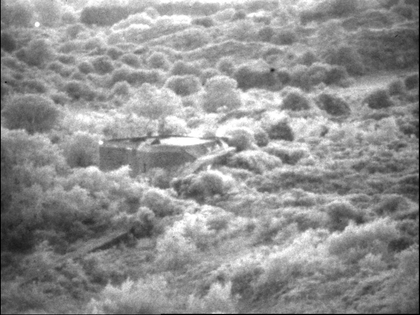
%> input picture 图像增强/Retinex增强/code/1vis.png, 420 x 315 px, shrunk from 768 x 576 before the run
$ octave MSR.m   (GNU Octave 9; MATLAB toolbox functions it lacks are replaced by stand-ins)
%> lines starting %> are read from the running program, lines starting %| are printed output that depends on the picture
f=imread('1vis.png');
%> f is the input picture: size 315x420x3 uint8; min 0, max 255, mean 145


mr=im2double(f);
n=141;%定义模板大小。 kid=141；
n1=floor((n+1)/2);%确定中心

a1=60; %定义标准差（尺度） kid=60；
for i=1:n
for j=1:n
b(i,j) =exp(-((i-n1)^2+(j-n1)^2)/(a1*a1))/(pi*a1*a1); %高斯函数。
end
end

nr1=imfilter(mr,b,'conv','replicate');
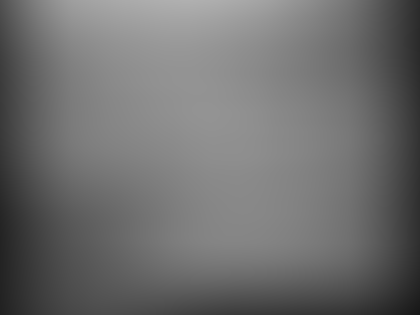
%> nr1: size 315x420x3 double; min 0.0898, max 0.691, mean 0.435


ur1=log(nr1);
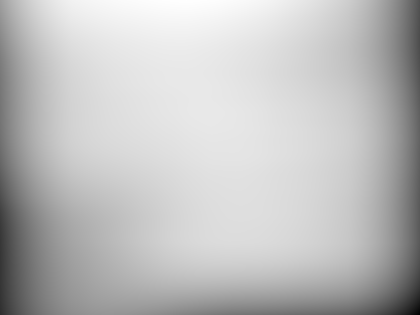
%> ur1: size 315x420x3 double; min -2.41, max -0.369, mean -0.882; drawn with min black and max white
tr1=log(mr+eps);
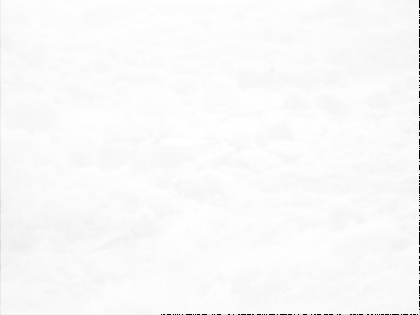
%> tr1: size 315x420x3 double; min -36.04, max 2.22e-16, mean -0.716; drawn with min black and max white
yr1=(tr1-ur1)/3;

a2=10; %定义标准差（尺度）
for i=1:n
33
for j=1:n
a(i,j) =exp(-((i-n1)^2+(j-n1)^2)/(a2*a2))/(pi*a2*a2); %高斯函数。
end
end
nr2=imfilter(mr,a,'conv','replicate');
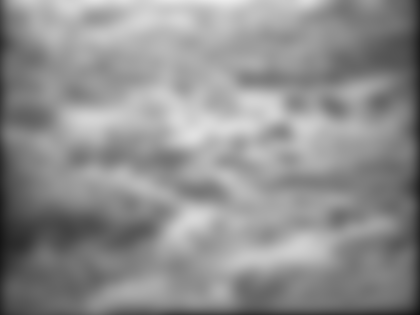
%> nr2: size 315x420x3 double; min 0.0641, max 0.921, mean 0.563

ur2=log(nr2);
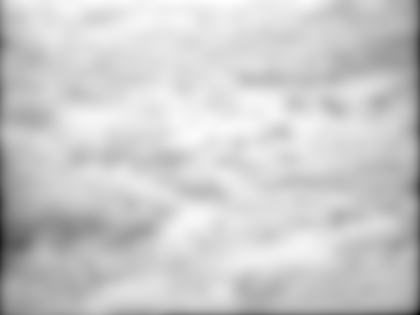
%> ur2: size 315x420x3 double; min -2.75, max -0.0827, mean -0.617; drawn with min black and max white
tr2=log(mr+eps);
yr2=(tr2-ur2)/3;

a3=150; %定义标准差（尺度）kid=150；
for i=1:n
for j=1:n
e(i,j) =exp(-((i-n1)^2+(j-n1)^2)/(a3*a3))/(pi*a3*a3); %高斯函数。
end
end
nr3=imfilter(mr,e,'conv','replicate');
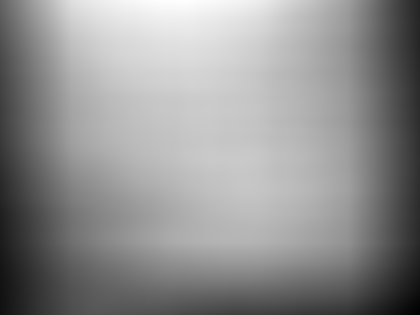
%> nr3: size 315x420x3 double; min 0.0277, max 0.204, mean 0.128; drawn with min black and max white

ur3=log(nr3);
tr3=log(mr+eps);
yr3=(tr3-ur3)/3;


dr=yr1+yr2+yr3;
cr=im2uint8(dr);
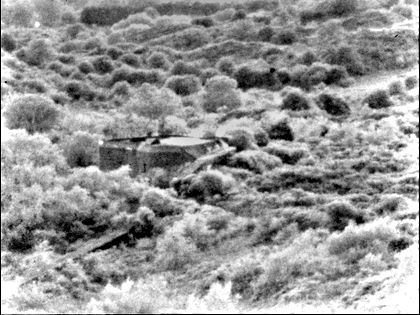
%> cr: size 315x420x3 uint8; min 0, max 255, mean 148.3
subplot(1,2,1);imshow(f);title('原图');
subplot(1,2,2);imshow(cr);title('MSR 处理后');%显示处理后的图像

$ run again, with 图像增强/Retinex增强/code/38vis.png copied over 图像增强/Retinex增强/code/1vis.png
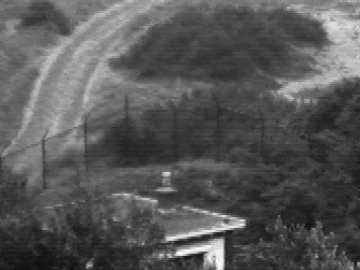
%> input picture 图像增强/Retinex增强/code/38vis.png, 360 x 270 px
%> f is the input picture: size 270x360 uint8; min 7, max 255, mean 87.4
%> `nr3=imfilter(mr,e,'conv','replicate');`:
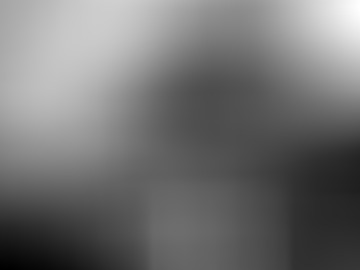
%> nr3: size 270x360 double; min 0.0334, max 0.145, mean 0.0832; drawn with min black and max white
%> `cr=im2uint8(dr);`:
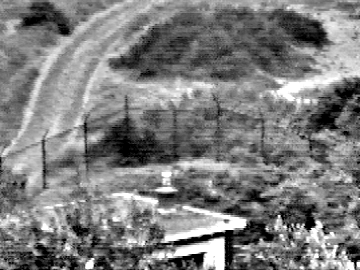
%> cr: size 270x360 uint8; min 0, max 255, mean 125.5

$ run again, with 图像增强/Retinex增强/code/5vis.png copied over 图像增强/Retinex增强/code/1vis.png
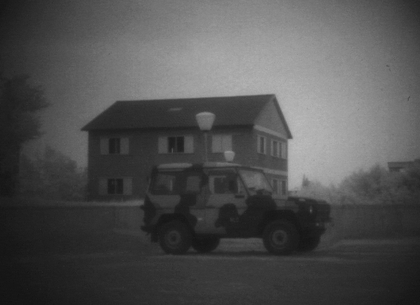
%> input picture 图像增强/Retinex增强/code/5vis.png, 420 x 305 px, shrunk from 620 x 450 before the run
%> f is the input picture: size 305x420 uint8; min 17, max 188, mean 80.1
%> `yr3=(tr3-ur3)/3;`:
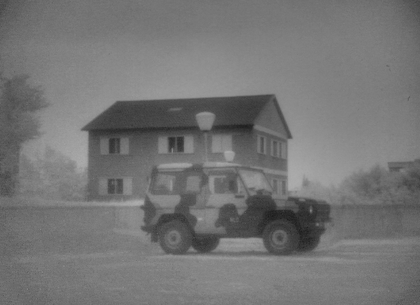
%> yr3: size 305x420 double; min 0.11, max 0.678, mean 0.46
%> `cr=im2uint8(dr);`:
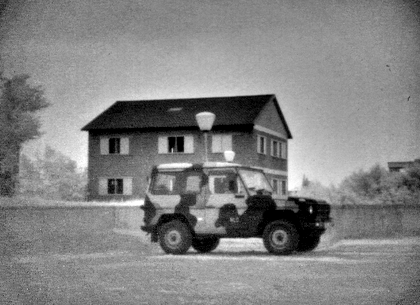
%> cr: size 305x420 uint8; min 0, max 255, mean 131.3

$ run again, with 图像增强/Retinex增强/code/7vis.png copied over 图像增强/Retinex增强/code/1vis.png
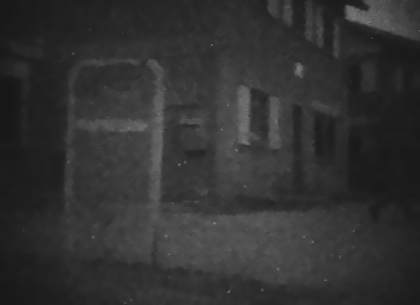
%> input picture 图像增强/Retinex增强/code/7vis.png, 420 x 305 px, shrunk from 620 x 450 before the run
%> f is the input picture: size 305x420 uint8; min 22, max 139, mean 49.8
%> `cr=im2uint8(dr);`:
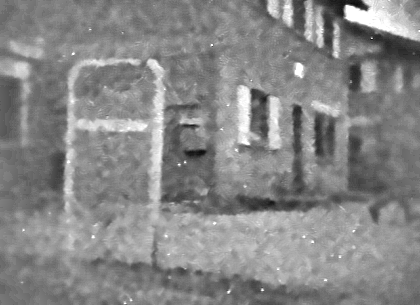
%> cr: size 305x420 uint8; min 10, max 255, mean 134.8
